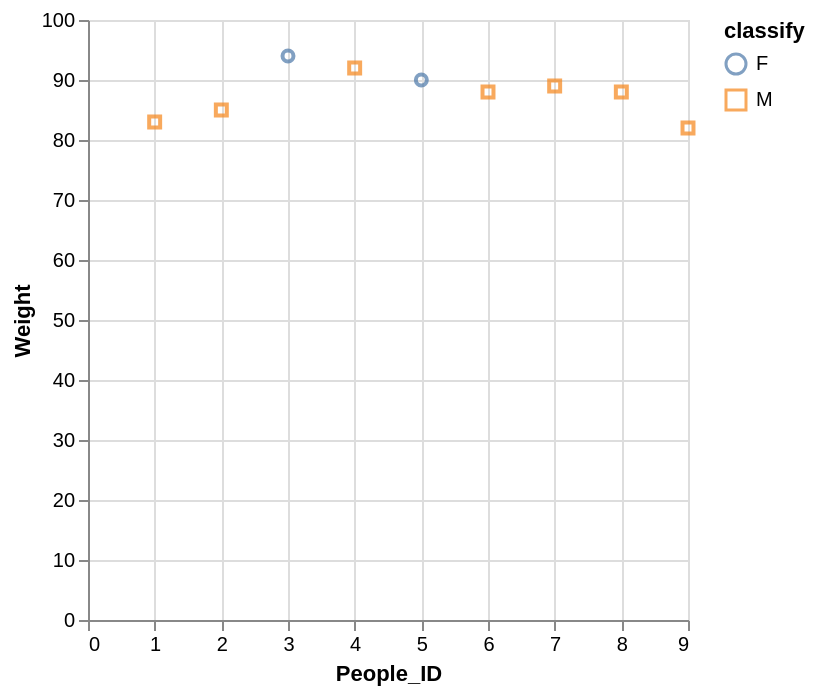

This figure's Vega-Lite source:
### Vega-Lite specification from a JSON file in a GitHub repository (floating-point values rounded to 4 significant figures)
{"data": {"values": [{"x_data": 3, "y_data": 94, "classify": "F"}, {"x_data": 5, "y_data": 90, "classify": "F"}, {"x_data": 1, "y_data": 83, "classify": "M"}, {"x_data": 2, "y_data": 85, "classify": "M"}, {"x_data": 4, "y_data": 92, "classify": "M"}, {"x_data": 6, "y_data": 88, "classify": "M"}, {"x_data": 7, "y_data": 89, "classify": "M"}, {"x_data": 8, "y_data": 88, "classify": "M"}, {"x_data": 9, "y_data": 82, "classify": "M"}]}, "mark": "point", "encoding": {"x": {"field": "x_data", "type": "quantitative", "title": "People_ID", "scale": {"zero": "false"}}, "y": {"field": "y_data", "type": "quantitative", "title": "Weight", "scale": {"zero": "false"}}, "color": {"field": "classify", "type": "nominal"}, "shape": {"field": "classify", "type": "nominal"}}}
